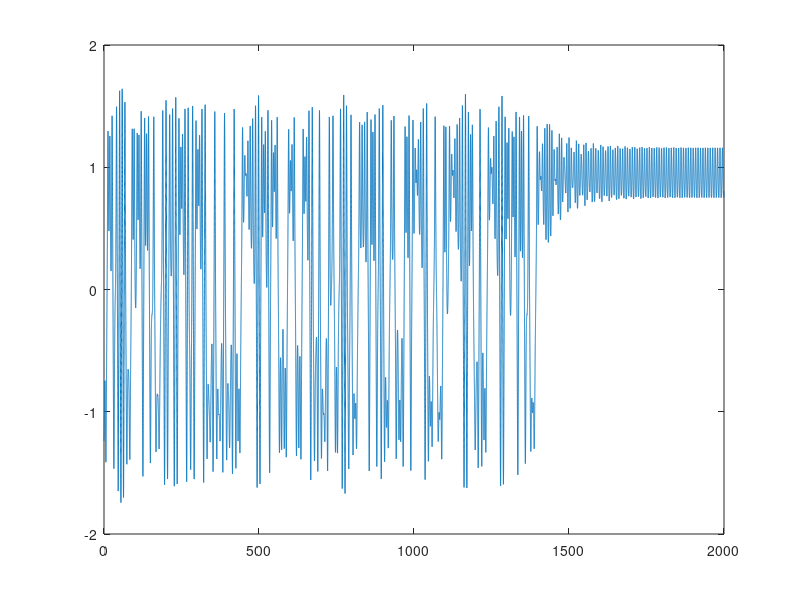
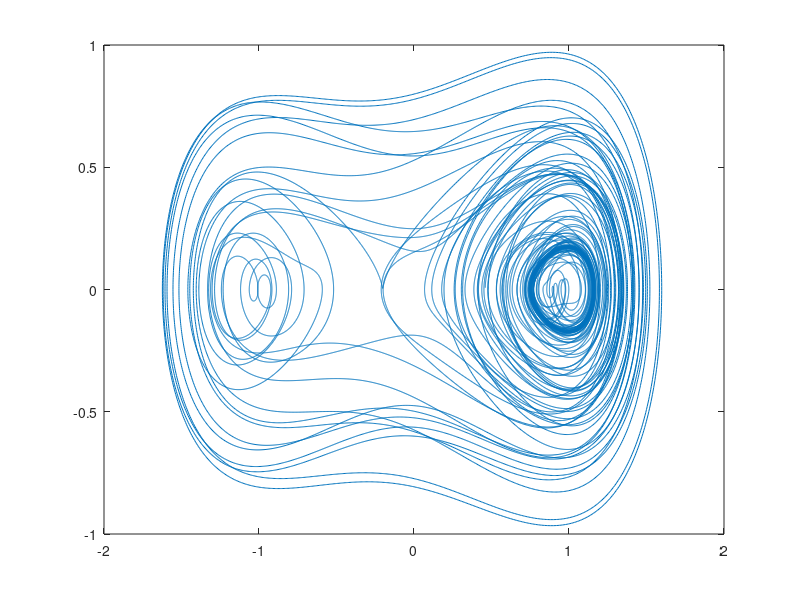

Recreate these plots in MATLAB, in order.
% -----------------------------------------------------------------
%  piezomagbeam_asymmetric.m
%
%  This code numerically integrates the equation of motion of bistable
%  energy harvester: symmetric and asymmetric configuration
%
% ----------------------------------------------------------------- 
%  programmer: João Pedro Norenberg
%              jp.norenberg@unesp.br
%
%  last update: Nov 25, 2024
% -----------------------------------------------------------------

% -----------------------------------------------------------------
clear
clc

% parameters of the system
xi     = 0.01;
chi    = 0.05;
lambda = 0.05;
kappa  = 0.5;
p      = 0.59;

% excitation condition
f     = 0.105; 
Omega = 0.8;

% asymmetry condition 
delta = -0.15;
phi   = 10;

% equilibrium point
Fr = @(x) 1/2*x*(1+2*delta*x-x^2) - p*sin(phi*pi/180);
x0_1 = fsolve(Fr,-1);
x0_2 = fsolve(Fr,1);

% initial condition
x0 = x0_1;
v0 = 0;

% state space system of equations
func = @(t,x) [x(2); 
              -2*xi*x(2) + 1/2*x(1)*(1+2*delta*x(1)-x(1)^2) + chi*x(3) + f*cos(Omega*t) + p*sin(phi*pi/180);
              -lambda*x(3) - kappa*x(2)];

% time interval of analysis
tspan = 0:0.01:2000;

% numerical integration
opt = odeset('RelTol',1.0e-6,'AbsTol',1.0e-9);
IC  = [x0 v0 0];
[time,x] = ode45(func,tspan,IC,opt);

% plotting
figure
plot(time,x(:,1))

figure
plot(x(round(end*0.5):end,1),x(round(end*0.5):end,2))
xlim([-2 2])
ylim([-1 1])
hold on

% save data
save('data_asym_d-15_P10_f105_O08_ICX100','x','time','IC')